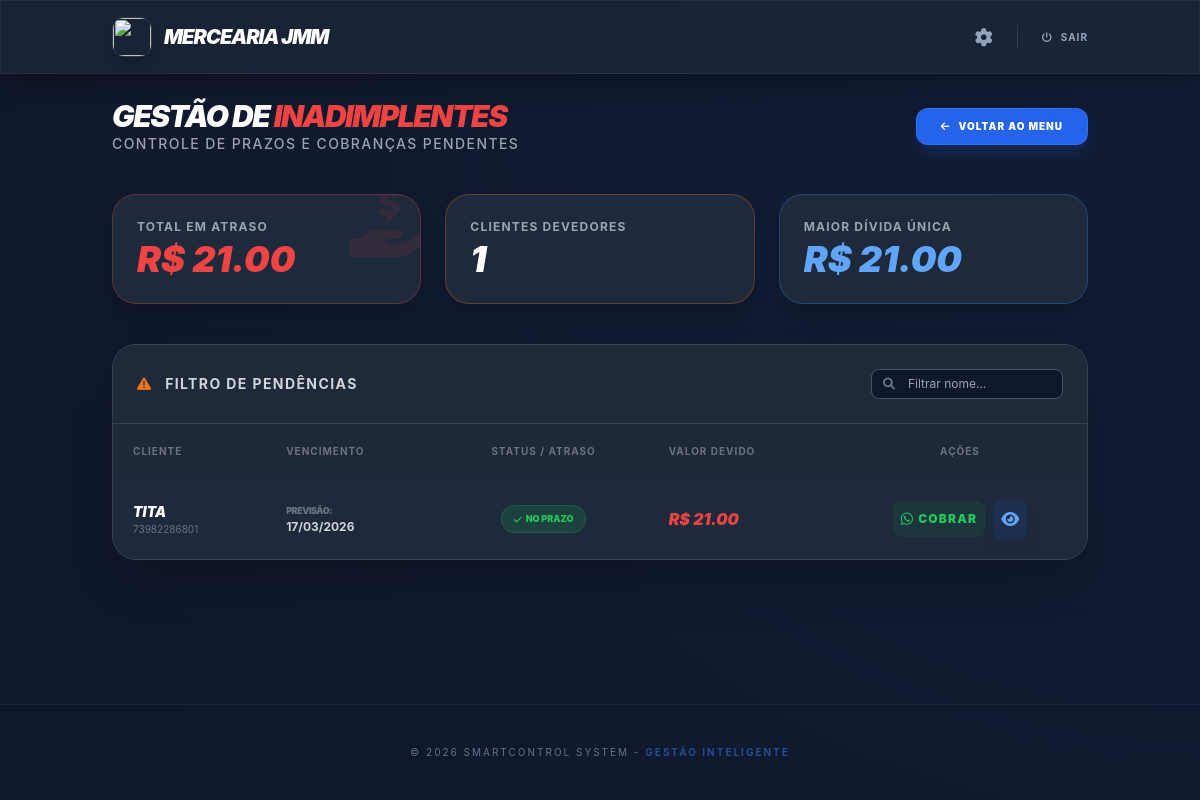
Before: /relatorio/inadimplentes (signed in) with the older database file.
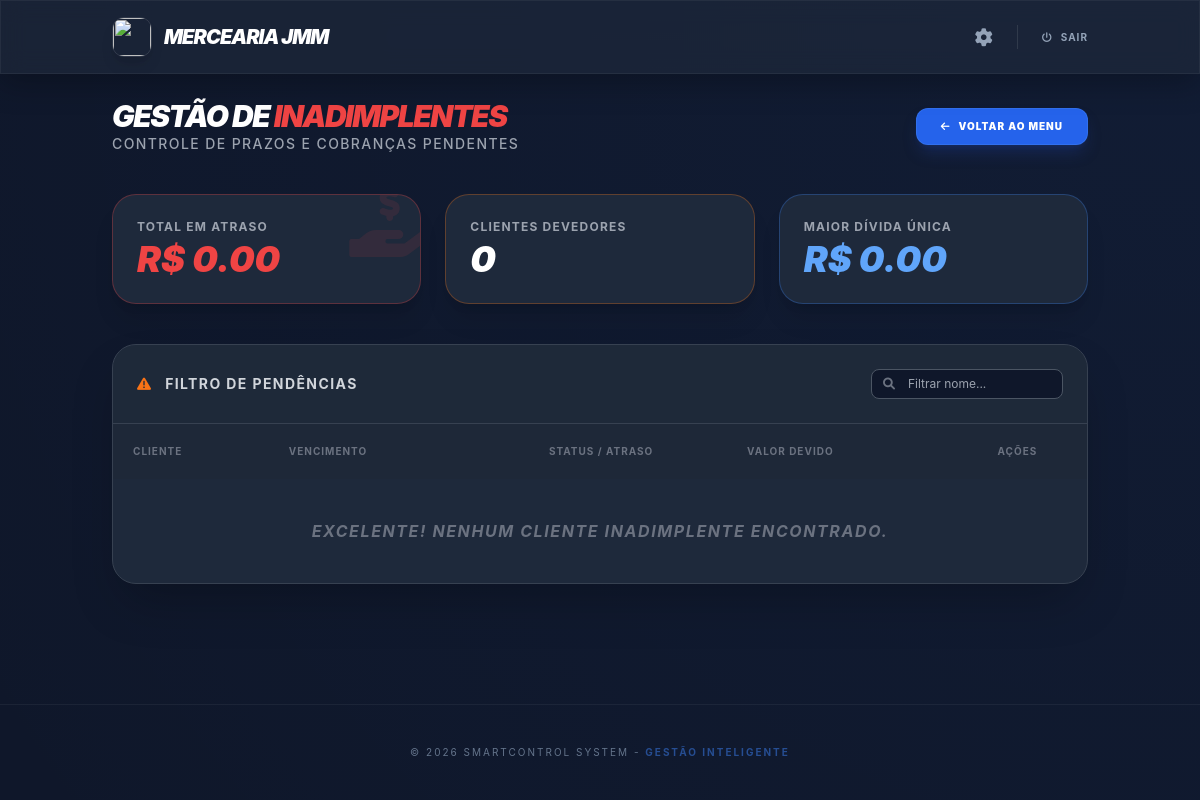
After: the same page with the newer database file.
### tables this page shows
CREATE TABLE clientes (
            id INTEGER PRIMARY KEY AUTOINCREMENT,
            nome TEXT NOT NULL,
            telefone TEXT,
            saldo_devedor REAL DEFAULT 0,
            permite_fiado INTEGER DEFAULT 1,
            limite_fiado REAL DEFAULT 0,
            data_ultima_compra TEXT,
            usuario_id INTEGER, prazo_pagamento INTEGER DEFAULT 15,
            FOREIGN KEY (usuario_id) REFERENCES usuarios (id)
        );

### app.py (the view)
@app.route('/relatorio/inadimplentes')
def relatorio_inadimplentes():
    if 'usuario_id' not in session: return redirect(url_for('login'))
    u_id = session['usuario_id']
    conn = conectar_db()
    conn.row_factory = sqlite3.Row
    u_pix = conn.execute('SELECT pix FROM usuarios WHERE id=?', (u_id,)).fetchone()
    c_pix = u_pix['pix'] if u_pix and u_pix['pix'] else "[CADASTRE SEU PIX]"
    dev_raw = conn.execute("SELECT id, nome, telefone, prazo_pagamento, saldo_devedor, (SELECT MAX(data) FROM vendas WHERE cliente_id=clientes.id AND forma_pagamento='Fiado') as ultima_venda FROM clientes WHERE usuario_id=? AND saldo_devedor>0 ORDER BY saldo_devedor DESC", (u_id,)).fetchall()
    devedores, t_geral, maior = [], 0, 0
    for d in dev_raw:
        item = dict(d)
        item['telefone_limpo'] = "".join(filter(str.isdigit, str(item['telefone']))) if item['telefone'] else ""
        item['vencimento_br'], item['status_alerta'], item['dias_atraso'] = "---", "OK", 0
        if item['ultima_venda']:
            try:
                dt_v = datetime.strptime(item['ultima_venda'][:19], '%Y-%m-%d %H:%M:%S')
                venc = dt_v + timedelta(days=int(item['prazo_pagamento'] or 15))
                item['vencimento_br'], hoje = venc.strftime('%d/%m/%Y'), datetime.now()
                if hoje > venc: item['status_alerta'], item['dias_atraso'] = 'CRÍTICO', (hoje - venc).days
                elif (venc - hoje).days <= 2: item['status_alerta'] = 'PROXIMO'
            except: pass
        t_geral += item['saldo_devedor']
        if item['saldo_devedor'] > maior: maior = item['saldo_devedor']
        devedores.append(item)
    conn.close()
    return render_template('inadimplentes.html', devedores=devedores, chave_pix=c_pix, total_inadimplencia=t_geral, maior_divida=maior)

### models.py (called while the page is built)
def conectar_db():
    conn = sqlite3.connect(DATABASE, timeout=10)
    conn.row_factory = sqlite3.Row
    return conn

### templates/inadimplentes.html (shortened to what the changed rows need)
{% extends 'layout.html' %}
{% block content %}
<div class="animate-fadeIn">
    <div class="flex flex-col md:flex-row justify-between items-center mb-10 gap-4">
        <div>
            <h2 class="text-3xl font-black uppercase italic text-white tracking-tighter">
                Gestão de <span class="text-red-500">Inadimplentes</span>
            </h2>
        </div>
    </div>
    <div class="grid grid-cols-1 md:grid-cols-3 gap-6 mb-10">
        <div class="bg-[#1e293b] p-6 rounded-3xl border border-red-500/30 shadow-xl relative overflow-hidden">
            <div class="absolute right-[-10px] top-[-10px] opacity-10">
                <i class="fas fa-hand-holding-usd text-7xl text-red-500"></i>
            </div>
            <p class="text-gray-400 text-xs font-bold uppercase tracking-widest">Total em Atraso</p>
            <h2 class="text-4xl font-black text-red-500 mt-1 italic">R$ {{ "%.2f"|format(total_inadimplencia or 0) }}</h2>
        </div>
        <div class="bg-[#1e293b] p-6 rounded-3xl border border-orange-500/30 shadow-xl">
            <p class="text-gray-400 text-xs font-bold uppercase tracking-widest">Clientes Devedores</p>
            <h2 class="text-4xl font-black text-white mt-1 italic">{{ devedores|length }}</h2>
        </div>
        <div class="bg-[#1e293b] p-6 rounded-3xl border border-blue-500/30 shadow-xl">
            <p class="text-gray-400 text-xs font-bold uppercase tracking-widest">Maior Dívida Única</p>
            <h2 class="text-4xl font-black text-blue-400 mt-1 italic">R$ {{ "%.2f"|format(maior_divida or 0) }}</h2>
        </div>
    </div>
    <div class="bg-[#1e293b] rounded-3xl border border-gray-700 shadow-2xl overflow-hidden">
        <div class="overflow-x-auto">
            <table class="w-full text-left" id="tabelaInadimplentes">
                <thead class="bg-gray-800/50 text-gray-500 text-[10px] uppercase font-black tracking-widest">
                    <tr>
                        <th class="p-5">Cliente</th>
                        <th class="p-5">Vencimento</th>
                        <th class="p-5 text-center">Status / Atraso</th>
                        <th class="p-5">Valor Devido</th>
                        <th class="p-5 text-center">Ações</th>
                    </tr>
                </thead>
                <tbody class="text-gray-300 divide-y divide-white/5">
                    {% for devedor in devedores %}
                    <tr class="hover:bg-red-500/5 transition">
                        <td class="p-5">
                            <div class="font-black text-white uppercase italic text-sm">{{ devedor.nome | default('Cliente sem nome') }}</div>
                            <div class="text-[10px] text-gray-500">{{ devedor.telefone or 'Sem contato' }}</div>
                        </td>
                        <td class="p-5 text-xs">
                            <div class="text-gray-500 text-[9px] font-black uppercase tracking-tighter">Previsão:</div>
                            <span class="text-gray-300 font-bold">
                                {{ devedor.vencimento_br | default('Pendente') }}
                            </span>
                        </td>
                        <td class="p-5 text-center">
                            {% if devedor.status_alerta == 'CRÍTICO' %}
                                <span class="bg-red-600 text-white text-[9px] px-3 py-1.5 rounded-full font-black animate-pulse flex items-center justify-center gap-1 mx-auto w-fit">
                                    <i class="fas fa-exclamation-circle"></i> VENCIDO ({{ devedor.dias_atraso }}D)
                                </span>
                            {% elif devedor.status_alerta == 'PROXIMO' %}
                                <span class="bg-orange-500 text-white text-[9px] px-3 py-1.5 rounded-full font-black flex items-center justify-center gap-1 mx-auto w-fit">
                                    <i class="fas fa-clock"></i> VENCE LOGO
                                </span>
                            {% else %}
                                <span class="bg-green-600/20 text-green-500 text-[9px] px-3 py-1.5 rounded-full font-black border border-green-600/30 flex items-center justify-center gap-1 mx-auto w-fit">
                                    <i class="fas fa-check"></i> NO PRAZO
                                </span>
                            {% endif %}
                        </td>
                        <td class="p-5 font-black">
                            <span class="text-red-500 italic">
                                R$ {{ "%.2f"|format(devedor.saldo_devedor | default(0)) }}
                            </span>
                        </td>
                        <td class="p-5">
                            <div class="flex items-center justify-center space-x-2">
                                <a href="https://wa.me/{{ devedor.telefone_limpo | default('') }}?text=Olá%20{{ devedor.nome | default('') }},%20notamos%20que%20o%20prazo%20do%20seu%20débito%20de%20R$%20{{ devedor.saldo_devedor | default(0) }}%20venceu.%20Como%20podemos%20acertar?"
                                   target="_blank"
                                   class="bg-green-600/10 text-green-500 hover:bg-green-600 hover:text-white p-2 rounded-lg transition text-xs font-black uppercase tracking-widest flex items-center"
                                   title="Cobrança Rápida">
                                    <i class="fab fa-whatsapp mr-1 text-sm"></i> Cobrar
                                </a>
                                <a href="{{ url_for('detalhes_cliente', id=devedor.id) }}"
                                   class="bg-blue-600/10 text-blue-400 hover:bg-blue-600 hover:text-white p-2 rounded-lg transition shadow-lg shadow-blue-900/10"
                                   title="Ver Detalhes">
                                    <i class="fas fa-eye"></i>
                                </a>
                            </div>
                        </td>
                    </tr>
                    {% else %}
                    <tr>
                        <td colspan="5" class="p-10 text-center text-gray-500 italic uppercase font-bold tracking-widest">
                            Excelente! Nenhum cliente inadimplente encontrado.
                        </td>
                    </tr>
                    {% endfor %}
                </tbody>
            </table>
        </div>
    </div>
</div>
{% endblock %}

Changed rows visible on the page:
no longer on this page (row edited): clientes: saldo_devedor "21.00", nome "TITA", telefone "73982286801", vencimento_br "17/03/2026"
Other visible differences:
{{ "%.2f"|format(total_inadimplencia or 0) }}: "21.00" → "0.00"
{{ devedores|length }}: "1" → "0"
{{ "%.2f"|format(maior_divida or 0) }}: (not shown) → "0.00"
text now shown: "EXCELENTE! NENHUM CLIENTE INADIMPLENTE ENCONTRADO."
